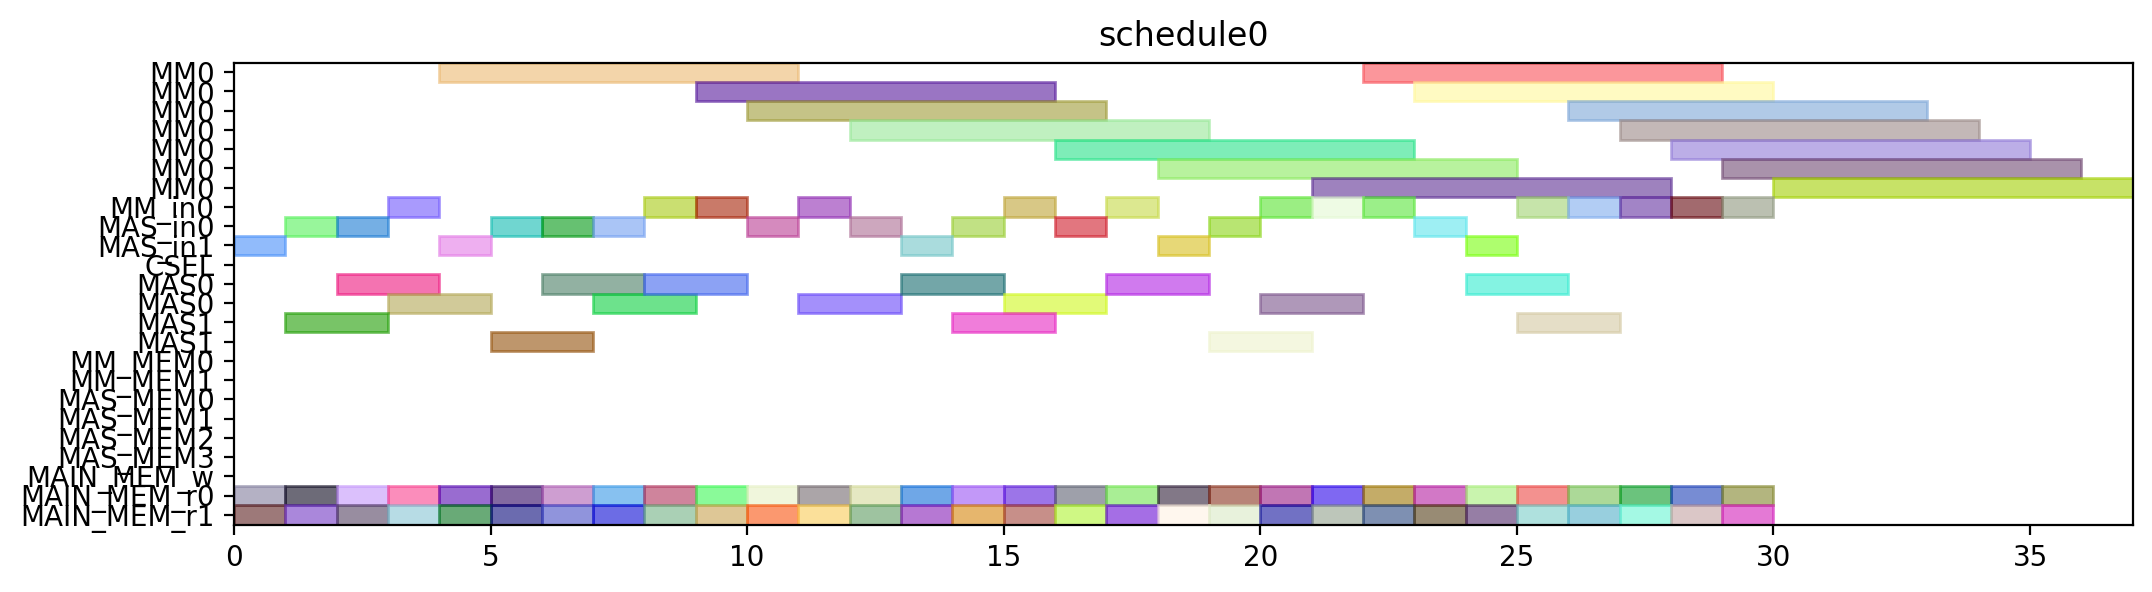

Write Python code to recreate this figure.
from pyschedule import Scenario, solvers, plotters, alt


def solve():
	horizon = 120
	S = Scenario("schedule0", horizon=horizon)

	# resource
	MM = S.Resources('MM', num=1, size=7)
	MM_in = S.Resources('MM_in', num=1)
	MAS_in = S.Resources('MAS_in', num=2)
	CSEL = S.Resource('CSEL')
	MAS = S.Resources('MAS', num=2, size=2, periods=range(1, horizon))
	MM_MEM = S.Resources('MM_MEM', num=2)
	MAS_MEM = S.Resources('MAS_MEM', num=4)
	MAIN_MEM_w = S.Resource('MAIN_MEM_w', size=1)
	MAIN_MEM_r = S.Resources('MAIN_MEM_r', num=2)

	# result of previous scheduling

	# new tasks
	r1_t0 = S.Task('r1_t0', length=7, delay_cost=1)
	r1_t0 += alt(MM)
	r1_t0_in = S.Task('r1_t0_in', length=1, delay_cost=1)
	r1_t0_in += alt(MM_in)
	S += r1_t0_in*MM_in[0]<=r1_t0*MM[0]
	r1_t0_mem0 = S.Task('r1_t0_mem0', length=1, delay_cost=1)
	r1_t0_mem0 += MAIN_MEM_r[0]
	S += r1_t0_mem0 <= r1_t0

	r1_t0_mem1 = S.Task('r1_t0_mem1', length=1, delay_cost=1)
	r1_t0_mem1 += MAIN_MEM_r[1]
	S += r1_t0_mem1 <= r1_t0

	r1_t1 = S.Task('r1_t1', length=7, delay_cost=1)
	r1_t1 += alt(MM)
	r1_t1_in = S.Task('r1_t1_in', length=1, delay_cost=1)
	r1_t1_in += alt(MM_in)
	S += r1_t1_in*MM_in[0]<=r1_t1*MM[0]
	r1_t1_mem0 = S.Task('r1_t1_mem0', length=1, delay_cost=1)
	r1_t1_mem0 += MAIN_MEM_r[0]
	S += r1_t1_mem0 <= r1_t1

	r1_t1_mem1 = S.Task('r1_t1_mem1', length=1, delay_cost=1)
	r1_t1_mem1 += MAIN_MEM_r[1]
	S += r1_t1_mem1 <= r1_t1

	r1_t2 = S.Task('r1_t2', length=2, delay_cost=1)
	r1_t2 += alt(MAS)
	r1_t2_in = S.Task('r1_t2_in', length=1, delay_cost=1)
	r1_t2_in += alt(MAS_in)
	S += r1_t2_in*MAS_in[0]<=r1_t2*MAS[0]

	S += r1_t2_in*MAS_in[1]<=r1_t2*MAS[1]

	r1_t2_mem0 = S.Task('r1_t2_mem0', length=1, delay_cost=1)
	r1_t2_mem0 += MAIN_MEM_r[0]
	S += r1_t2_mem0 <= r1_t2

	r1_t2_mem1 = S.Task('r1_t2_mem1', length=1, delay_cost=1)
	r1_t2_mem1 += MAIN_MEM_r[1]
	S += r1_t2_mem1 <= r1_t2

	r1_t3 = S.Task('r1_t3', length=2, delay_cost=1)
	r1_t3 += alt(MAS)
	r1_t3_in = S.Task('r1_t3_in', length=1, delay_cost=1)
	r1_t3_in += alt(MAS_in)
	S += r1_t3_in*MAS_in[0]<=r1_t3*MAS[0]

	S += r1_t3_in*MAS_in[1]<=r1_t3*MAS[1]

	r1_t3_mem0 = S.Task('r1_t3_mem0', length=1, delay_cost=1)
	r1_t3_mem0 += MAIN_MEM_r[0]
	S += r1_t3_mem0 <= r1_t3

	r1_t3_mem1 = S.Task('r1_t3_mem1', length=1, delay_cost=1)
	r1_t3_mem1 += MAIN_MEM_r[1]
	S += r1_t3_mem1 <= r1_t3

	r3_t0 = S.Task('r3_t0', length=7, delay_cost=1)
	r3_t0 += alt(MM)
	r3_t0_in = S.Task('r3_t0_in', length=1, delay_cost=1)
	r3_t0_in += alt(MM_in)
	S += r3_t0_in*MM_in[0]<=r3_t0*MM[0]
	r3_t0_mem0 = S.Task('r3_t0_mem0', length=1, delay_cost=1)
	r3_t0_mem0 += MAIN_MEM_r[0]
	S += r3_t0_mem0 <= r3_t0

	r3_t0_mem1 = S.Task('r3_t0_mem1', length=1, delay_cost=1)
	r3_t0_mem1 += MAIN_MEM_r[1]
	S += r3_t0_mem1 <= r3_t0

	r3_t1 = S.Task('r3_t1', length=7, delay_cost=1)
	r3_t1 += alt(MM)
	r3_t1_in = S.Task('r3_t1_in', length=1, delay_cost=1)
	r3_t1_in += alt(MM_in)
	S += r3_t1_in*MM_in[0]<=r3_t1*MM[0]
	r3_t1_mem0 = S.Task('r3_t1_mem0', length=1, delay_cost=1)
	r3_t1_mem0 += MAIN_MEM_r[0]
	S += r3_t1_mem0 <= r3_t1

	r3_t1_mem1 = S.Task('r3_t1_mem1', length=1, delay_cost=1)
	r3_t1_mem1 += MAIN_MEM_r[1]
	S += r3_t1_mem1 <= r3_t1

	r3_t2 = S.Task('r3_t2', length=2, delay_cost=1)
	r3_t2 += alt(MAS)
	r3_t2_in = S.Task('r3_t2_in', length=1, delay_cost=1)
	r3_t2_in += alt(MAS_in)
	S += r3_t2_in*MAS_in[0]<=r3_t2*MAS[0]

	S += r3_t2_in*MAS_in[1]<=r3_t2*MAS[1]

	r3_t2_mem0 = S.Task('r3_t2_mem0', length=1, delay_cost=1)
	r3_t2_mem0 += MAIN_MEM_r[0]
	S += r3_t2_mem0 <= r3_t2

	r3_t2_mem1 = S.Task('r3_t2_mem1', length=1, delay_cost=1)
	r3_t2_mem1 += MAIN_MEM_r[1]
	S += r3_t2_mem1 <= r3_t2

	r3_t3 = S.Task('r3_t3', length=2, delay_cost=1)
	r3_t3 += alt(MAS)
	r3_t3_in = S.Task('r3_t3_in', length=1, delay_cost=1)
	r3_t3_in += alt(MAS_in)
	S += r3_t3_in*MAS_in[0]<=r3_t3*MAS[0]

	S += r3_t3_in*MAS_in[1]<=r3_t3*MAS[1]

	r3_t3_mem0 = S.Task('r3_t3_mem0', length=1, delay_cost=1)
	r3_t3_mem0 += MAIN_MEM_r[0]
	S += r3_t3_mem0 <= r3_t3

	r3_t3_mem1 = S.Task('r3_t3_mem1', length=1, delay_cost=1)
	r3_t3_mem1 += MAIN_MEM_r[1]
	S += r3_t3_mem1 <= r3_t3

	r4_t0 = S.Task('r4_t0', length=7, delay_cost=1)
	r4_t0 += alt(MM)
	r4_t0_in = S.Task('r4_t0_in', length=1, delay_cost=1)
	r4_t0_in += alt(MM_in)
	S += r4_t0_in*MM_in[0]<=r4_t0*MM[0]
	r4_t0_mem0 = S.Task('r4_t0_mem0', length=1, delay_cost=1)
	r4_t0_mem0 += MAIN_MEM_r[0]
	S += r4_t0_mem0 <= r4_t0

	r4_t0_mem1 = S.Task('r4_t0_mem1', length=1, delay_cost=1)
	r4_t0_mem1 += MAIN_MEM_r[1]
	S += r4_t0_mem1 <= r4_t0

	r4_t1 = S.Task('r4_t1', length=7, delay_cost=1)
	r4_t1 += alt(MM)
	r4_t1_in = S.Task('r4_t1_in', length=1, delay_cost=1)
	r4_t1_in += alt(MM_in)
	S += r4_t1_in*MM_in[0]<=r4_t1*MM[0]
	r4_t1_mem0 = S.Task('r4_t1_mem0', length=1, delay_cost=1)
	r4_t1_mem0 += MAIN_MEM_r[0]
	S += r4_t1_mem0 <= r4_t1

	r4_t1_mem1 = S.Task('r4_t1_mem1', length=1, delay_cost=1)
	r4_t1_mem1 += MAIN_MEM_r[1]
	S += r4_t1_mem1 <= r4_t1

	r4_t2 = S.Task('r4_t2', length=2, delay_cost=1)
	r4_t2 += alt(MAS)
	r4_t2_in = S.Task('r4_t2_in', length=1, delay_cost=1)
	r4_t2_in += alt(MAS_in)
	S += r4_t2_in*MAS_in[0]<=r4_t2*MAS[0]

	S += r4_t2_in*MAS_in[1]<=r4_t2*MAS[1]

	r4_t2_mem0 = S.Task('r4_t2_mem0', length=1, delay_cost=1)
	r4_t2_mem0 += MAIN_MEM_r[0]
	S += r4_t2_mem0 <= r4_t2

	r4_t2_mem1 = S.Task('r4_t2_mem1', length=1, delay_cost=1)
	r4_t2_mem1 += MAIN_MEM_r[1]
	S += r4_t2_mem1 <= r4_t2

	r4_t3 = S.Task('r4_t3', length=2, delay_cost=1)
	r4_t3 += alt(MAS)
	r4_t3_in = S.Task('r4_t3_in', length=1, delay_cost=1)
	r4_t3_in += alt(MAS_in)
	S += r4_t3_in*MAS_in[0]<=r4_t3*MAS[0]

	S += r4_t3_in*MAS_in[1]<=r4_t3*MAS[1]

	r4_t3_mem0 = S.Task('r4_t3_mem0', length=1, delay_cost=1)
	r4_t3_mem0 += MAIN_MEM_r[0]
	S += r4_t3_mem0 <= r4_t3

	r4_t3_mem1 = S.Task('r4_t3_mem1', length=1, delay_cost=1)
	r4_t3_mem1 += MAIN_MEM_r[1]
	S += r4_t3_mem1 <= r4_t3

	r5_t0 = S.Task('r5_t0', length=7, delay_cost=1)
	r5_t0 += alt(MM)
	r5_t0_in = S.Task('r5_t0_in', length=1, delay_cost=1)
	r5_t0_in += alt(MM_in)
	S += r5_t0_in*MM_in[0]<=r5_t0*MM[0]
	r5_t0_mem0 = S.Task('r5_t0_mem0', length=1, delay_cost=1)
	r5_t0_mem0 += MAIN_MEM_r[0]
	S += r5_t0_mem0 <= r5_t0

	r5_t0_mem1 = S.Task('r5_t0_mem1', length=1, delay_cost=1)
	r5_t0_mem1 += MAIN_MEM_r[1]
	S += r5_t0_mem1 <= r5_t0

	r5_t1 = S.Task('r5_t1', length=7, delay_cost=1)
	r5_t1 += alt(MM)
	r5_t1_in = S.Task('r5_t1_in', length=1, delay_cost=1)
	r5_t1_in += alt(MM_in)
	S += r5_t1_in*MM_in[0]<=r5_t1*MM[0]
	r5_t1_mem0 = S.Task('r5_t1_mem0', length=1, delay_cost=1)
	r5_t1_mem0 += MAIN_MEM_r[0]
	S += r5_t1_mem0 <= r5_t1

	r5_t1_mem1 = S.Task('r5_t1_mem1', length=1, delay_cost=1)
	r5_t1_mem1 += MAIN_MEM_r[1]
	S += r5_t1_mem1 <= r5_t1

	r5_t2 = S.Task('r5_t2', length=2, delay_cost=1)
	r5_t2 += alt(MAS)
	r5_t2_in = S.Task('r5_t2_in', length=1, delay_cost=1)
	r5_t2_in += alt(MAS_in)
	S += r5_t2_in*MAS_in[0]<=r5_t2*MAS[0]

	S += r5_t2_in*MAS_in[1]<=r5_t2*MAS[1]

	r5_t2_mem0 = S.Task('r5_t2_mem0', length=1, delay_cost=1)
	r5_t2_mem0 += MAIN_MEM_r[0]
	S += r5_t2_mem0 <= r5_t2

	r5_t2_mem1 = S.Task('r5_t2_mem1', length=1, delay_cost=1)
	r5_t2_mem1 += MAIN_MEM_r[1]
	S += r5_t2_mem1 <= r5_t2

	r5_t3 = S.Task('r5_t3', length=2, delay_cost=1)
	r5_t3 += alt(MAS)
	r5_t3_in = S.Task('r5_t3_in', length=1, delay_cost=1)
	r5_t3_in += alt(MAS_in)
	S += r5_t3_in*MAS_in[0]<=r5_t3*MAS[0]

	S += r5_t3_in*MAS_in[1]<=r5_t3*MAS[1]

	r5_t3_mem0 = S.Task('r5_t3_mem0', length=1, delay_cost=1)
	r5_t3_mem0 += MAIN_MEM_r[0]
	S += r5_t3_mem0 <= r5_t3

	r5_t3_mem1 = S.Task('r5_t3_mem1', length=1, delay_cost=1)
	r5_t3_mem1 += MAIN_MEM_r[1]
	S += r5_t3_mem1 <= r5_t3

	r6_t0 = S.Task('r6_t0', length=7, delay_cost=1)
	r6_t0 += alt(MM)
	r6_t0_in = S.Task('r6_t0_in', length=1, delay_cost=1)
	r6_t0_in += alt(MM_in)
	S += r6_t0_in*MM_in[0]<=r6_t0*MM[0]
	r6_t0_mem0 = S.Task('r6_t0_mem0', length=1, delay_cost=1)
	r6_t0_mem0 += MAIN_MEM_r[0]
	S += r6_t0_mem0 <= r6_t0

	r6_t0_mem1 = S.Task('r6_t0_mem1', length=1, delay_cost=1)
	r6_t0_mem1 += MAIN_MEM_r[1]
	S += r6_t0_mem1 <= r6_t0

	r6_t1 = S.Task('r6_t1', length=7, delay_cost=1)
	r6_t1 += alt(MM)
	r6_t1_in = S.Task('r6_t1_in', length=1, delay_cost=1)
	r6_t1_in += alt(MM_in)
	S += r6_t1_in*MM_in[0]<=r6_t1*MM[0]
	r6_t1_mem0 = S.Task('r6_t1_mem0', length=1, delay_cost=1)
	r6_t1_mem0 += MAIN_MEM_r[0]
	S += r6_t1_mem0 <= r6_t1

	r6_t1_mem1 = S.Task('r6_t1_mem1', length=1, delay_cost=1)
	r6_t1_mem1 += MAIN_MEM_r[1]
	S += r6_t1_mem1 <= r6_t1

	r6_t2 = S.Task('r6_t2', length=2, delay_cost=1)
	r6_t2 += alt(MAS)
	r6_t2_in = S.Task('r6_t2_in', length=1, delay_cost=1)
	r6_t2_in += alt(MAS_in)
	S += r6_t2_in*MAS_in[0]<=r6_t2*MAS[0]

	S += r6_t2_in*MAS_in[1]<=r6_t2*MAS[1]

	r6_t2_mem0 = S.Task('r6_t2_mem0', length=1, delay_cost=1)
	r6_t2_mem0 += MAIN_MEM_r[0]
	S += r6_t2_mem0 <= r6_t2

	r6_t2_mem1 = S.Task('r6_t2_mem1', length=1, delay_cost=1)
	r6_t2_mem1 += MAIN_MEM_r[1]
	S += r6_t2_mem1 <= r6_t2

	r6_t3 = S.Task('r6_t3', length=2, delay_cost=1)
	r6_t3 += alt(MAS)
	r6_t3_in = S.Task('r6_t3_in', length=1, delay_cost=1)
	r6_t3_in += alt(MAS_in)
	S += r6_t3_in*MAS_in[0]<=r6_t3*MAS[0]

	S += r6_t3_in*MAS_in[1]<=r6_t3*MAS[1]

	r6_t3_mem0 = S.Task('r6_t3_mem0', length=1, delay_cost=1)
	r6_t3_mem0 += MAIN_MEM_r[0]
	S += r6_t3_mem0 <= r6_t3

	r6_t3_mem1 = S.Task('r6_t3_mem1', length=1, delay_cost=1)
	r6_t3_mem1 += MAIN_MEM_r[1]
	S += r6_t3_mem1 <= r6_t3

	r9_t2 = S.Task('r9_t2', length=2, delay_cost=1)
	r9_t2 += alt(MAS)
	r9_t2_in = S.Task('r9_t2_in', length=1, delay_cost=1)
	r9_t2_in += alt(MAS_in)
	S += r9_t2_in*MAS_in[0]<=r9_t2*MAS[0]

	S += r9_t2_in*MAS_in[1]<=r9_t2*MAS[1]

	r9_t2_mem0 = S.Task('r9_t2_mem0', length=1, delay_cost=1)
	r9_t2_mem0 += MAIN_MEM_r[0]
	S += r9_t2_mem0 <= r9_t2

	r9_t2_mem1 = S.Task('r9_t2_mem1', length=1, delay_cost=1)
	r9_t2_mem1 += MAIN_MEM_r[1]
	S += r9_t2_mem1 <= r9_t2

	r12_t0 = S.Task('r12_t0', length=7, delay_cost=1)
	r12_t0 += alt(MM)
	r12_t0_in = S.Task('r12_t0_in', length=1, delay_cost=1)
	r12_t0_in += alt(MM_in)
	S += r12_t0_in*MM_in[0]<=r12_t0*MM[0]
	r12_t0_mem0 = S.Task('r12_t0_mem0', length=1, delay_cost=1)
	r12_t0_mem0 += MAIN_MEM_r[0]
	S += r12_t0_mem0 <= r12_t0

	r12_t0_mem1 = S.Task('r12_t0_mem1', length=1, delay_cost=1)
	r12_t0_mem1 += MAIN_MEM_r[1]
	S += r12_t0_mem1 <= r12_t0

	r12_t1 = S.Task('r12_t1', length=7, delay_cost=1)
	r12_t1 += alt(MM)
	r12_t1_in = S.Task('r12_t1_in', length=1, delay_cost=1)
	r12_t1_in += alt(MM_in)
	S += r12_t1_in*MM_in[0]<=r12_t1*MM[0]
	r12_t1_mem0 = S.Task('r12_t1_mem0', length=1, delay_cost=1)
	r12_t1_mem0 += MAIN_MEM_r[0]
	S += r12_t1_mem0 <= r12_t1

	r12_t1_mem1 = S.Task('r12_t1_mem1', length=1, delay_cost=1)
	r12_t1_mem1 += MAIN_MEM_r[1]
	S += r12_t1_mem1 <= r12_t1

	r12_t2 = S.Task('r12_t2', length=2, delay_cost=1)
	r12_t2 += alt(MAS)
	r12_t2_in = S.Task('r12_t2_in', length=1, delay_cost=1)
	r12_t2_in += alt(MAS_in)
	S += r12_t2_in*MAS_in[0]<=r12_t2*MAS[0]

	S += r12_t2_in*MAS_in[1]<=r12_t2*MAS[1]

	r12_t2_mem0 = S.Task('r12_t2_mem0', length=1, delay_cost=1)
	r12_t2_mem0 += MAIN_MEM_r[0]
	S += r12_t2_mem0 <= r12_t2

	r12_t2_mem1 = S.Task('r12_t2_mem1', length=1, delay_cost=1)
	r12_t2_mem1 += MAIN_MEM_r[1]
	S += r12_t2_mem1 <= r12_t2

	r12_t3 = S.Task('r12_t3', length=2, delay_cost=1)
	r12_t3 += alt(MAS)
	r12_t3_in = S.Task('r12_t3_in', length=1, delay_cost=1)
	r12_t3_in += alt(MAS_in)
	S += r12_t3_in*MAS_in[0]<=r12_t3*MAS[0]

	S += r12_t3_in*MAS_in[1]<=r12_t3*MAS[1]

	r12_t3_mem0 = S.Task('r12_t3_mem0', length=1, delay_cost=1)
	r12_t3_mem0 += MAIN_MEM_r[0]
	S += r12_t3_mem0 <= r12_t3

	r12_t3_mem1 = S.Task('r12_t3_mem1', length=1, delay_cost=1)
	r12_t3_mem1 += MAIN_MEM_r[1]
	S += r12_t3_mem1 <= r12_t3

	r13_t0 = S.Task('r13_t0', length=7, delay_cost=1)
	r13_t0 += alt(MM)
	r13_t0_in = S.Task('r13_t0_in', length=1, delay_cost=1)
	r13_t0_in += alt(MM_in)
	S += r13_t0_in*MM_in[0]<=r13_t0*MM[0]
	r13_t0_mem0 = S.Task('r13_t0_mem0', length=1, delay_cost=1)
	r13_t0_mem0 += MAIN_MEM_r[0]
	S += r13_t0_mem0 <= r13_t0

	r13_t0_mem1 = S.Task('r13_t0_mem1', length=1, delay_cost=1)
	r13_t0_mem1 += MAIN_MEM_r[1]
	S += r13_t0_mem1 <= r13_t0

	r13_t1 = S.Task('r13_t1', length=7, delay_cost=1)
	r13_t1 += alt(MM)
	r13_t1_in = S.Task('r13_t1_in', length=1, delay_cost=1)
	r13_t1_in += alt(MM_in)
	S += r13_t1_in*MM_in[0]<=r13_t1*MM[0]
	r13_t1_mem0 = S.Task('r13_t1_mem0', length=1, delay_cost=1)
	r13_t1_mem0 += MAIN_MEM_r[0]
	S += r13_t1_mem0 <= r13_t1

	r13_t1_mem1 = S.Task('r13_t1_mem1', length=1, delay_cost=1)
	r13_t1_mem1 += MAIN_MEM_r[1]
	S += r13_t1_mem1 <= r13_t1

	r13_t2 = S.Task('r13_t2', length=2, delay_cost=1)
	r13_t2 += alt(MAS)
	r13_t2_in = S.Task('r13_t2_in', length=1, delay_cost=1)
	r13_t2_in += alt(MAS_in)
	S += r13_t2_in*MAS_in[0]<=r13_t2*MAS[0]

	S += r13_t2_in*MAS_in[1]<=r13_t2*MAS[1]

	r13_t2_mem0 = S.Task('r13_t2_mem0', length=1, delay_cost=1)
	r13_t2_mem0 += MAIN_MEM_r[0]
	S += r13_t2_mem0 <= r13_t2

	r13_t2_mem1 = S.Task('r13_t2_mem1', length=1, delay_cost=1)
	r13_t2_mem1 += MAIN_MEM_r[1]
	S += r13_t2_mem1 <= r13_t2

	r13_t3 = S.Task('r13_t3', length=2, delay_cost=1)
	r13_t3 += alt(MAS)
	r13_t3_in = S.Task('r13_t3_in', length=1, delay_cost=1)
	r13_t3_in += alt(MAS_in)
	S += r13_t3_in*MAS_in[0]<=r13_t3*MAS[0]

	S += r13_t3_in*MAS_in[1]<=r13_t3*MAS[1]

	r13_t3_mem0 = S.Task('r13_t3_mem0', length=1, delay_cost=1)
	r13_t3_mem0 += MAIN_MEM_r[0]
	S += r13_t3_mem0 <= r13_t3

	r13_t3_mem1 = S.Task('r13_t3_mem1', length=1, delay_cost=1)
	r13_t3_mem1 += MAIN_MEM_r[1]
	S += r13_t3_mem1 <= r13_t3

	r16_t3 = S.Task('r16_t3', length=2, delay_cost=1)
	r16_t3 += alt(MAS)
	r16_t3_in = S.Task('r16_t3_in', length=1, delay_cost=1)
	r16_t3_in += alt(MAS_in)
	S += r16_t3_in*MAS_in[0]<=r16_t3*MAS[0]

	S += r16_t3_in*MAS_in[1]<=r16_t3*MAS[1]

	r16_t3_mem0 = S.Task('r16_t3_mem0', length=1, delay_cost=1)
	r16_t3_mem0 += MAIN_MEM_r[0]
	S += r16_t3_mem0 <= r16_t3

	r16_t3_mem1 = S.Task('r16_t3_mem1', length=1, delay_cost=1)
	r16_t3_mem1 += MAIN_MEM_r[1]
	S += r16_t3_mem1 <= r16_t3

	solvers.mip.solve(S,msg=1,kind='CPLEX',ratio_gap=1.01)

	solution = [['hoge']*len(S.solution()[1]) for i in range(len(S.solution()))]
	for i in range(len(S.solution())):
		for j in range(len(S.solution()[i])):
			solution[i][j]=str(S.solution()[i][j])
	print(solution)

	cycles = int(solution[-1][3])

	pic_file_name = "/mnt/rose/usr1/fukuda/ABE/multiRAM_multiMAS_16mux/scheduling_result/stage7MM1_stage2MAS2/EP2_YRECOVER/schedule0.png"
	if(S.solution() != []):
		plotters.matplotlib.plot(S,img_filename=pic_file_name, show_task_labels=False, fig_size=(cycles*0.25+3, 3))

	return solution
